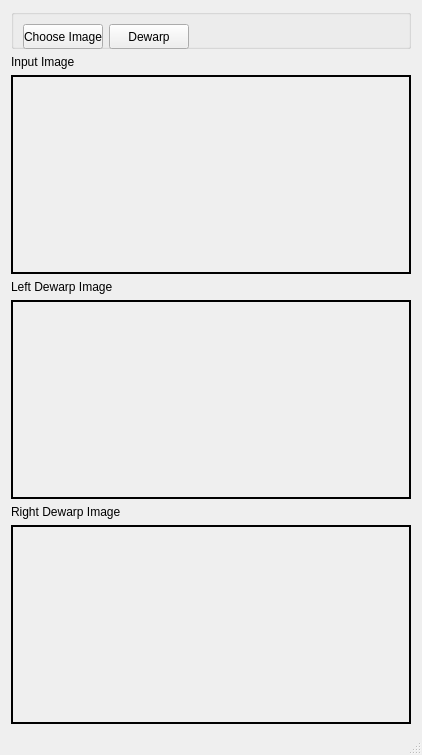
<?xml version="1.0" encoding="UTF-8"?>
<ui version="4.0">
 <class>MainWindow</class>
 <widget class="QMainWindow" name="MainWindow">
  <property name="enabled">
   <bool>true</bool>
  </property>
  <property name="geometry">
   <rect>
    <x>0</x>
    <y>0</y>
    <width>422</width>
    <height>755</height>
   </rect>
  </property>
  <property name="windowTitle">
   <string>MainWindow</string>
  </property>
  <widget class="QWidget" name="centralwidget">
   <property name="sizePolicy">
    <sizepolicy hsizetype="Expanding" vsizetype="Expanding">
     <horstretch>0</horstretch>
     <verstretch>0</verstretch>
    </sizepolicy>
   </property>
   <layout class="QGridLayout" name="gridLayout">
    <item row="2" column="0">
     <layout class="QVBoxLayout" name="verticalLayout">
      <property name="sizeConstraint">
       <enum>QLayout::SetMinimumSize</enum>
      </property>
      <item>
       <widget class="QGroupBox" name="groupBox">
        <property name="sizePolicy">
         <sizepolicy hsizetype="Preferred" vsizetype="Preferred">
          <horstretch>0</horstretch>
          <verstretch>0</verstretch>
         </sizepolicy>
        </property>
        <property name="minimumSize">
         <size>
          <width>0</width>
          <height>40</height>
         </size>
        </property>
        <property name="maximumSize">
         <size>
          <width>10000</width>
          <height>40</height>
         </size>
        </property>
        <property name="title">
         <string/>
        </property>
        <layout class="QFormLayout" name="formLayout">
         <item row="0" column="0">
          <widget class="QPushButton" name="btn_input">
           <property name="sizePolicy">
            <sizepolicy hsizetype="Fixed" vsizetype="Minimum">
             <horstretch>0</horstretch>
             <verstretch>0</verstretch>
            </sizepolicy>
           </property>
           <property name="minimumSize">
            <size>
             <width>80</width>
             <height>25</height>
            </size>
           </property>
           <property name="maximumSize">
            <size>
             <width>80</width>
             <height>25</height>
            </size>
           </property>
           <property name="text">
            <string>Choose Image</string>
           </property>
          </widget>
         </item>
         <item row="0" column="1">
          <widget class="QPushButton" name="btn_dewarp">
           <property name="sizePolicy">
            <sizepolicy hsizetype="Fixed" vsizetype="Minimum">
             <horstretch>0</horstretch>
             <verstretch>0</verstretch>
            </sizepolicy>
           </property>
           <property name="minimumSize">
            <size>
             <width>80</width>
             <height>25</height>
            </size>
           </property>
           <property name="maximumSize">
            <size>
             <width>80</width>
             <height>25</height>
            </size>
           </property>
           <property name="text">
            <string>Dewarp</string>
           </property>
          </widget>
         </item>
        </layout>
       </widget>
      </item>
      <item>
       <layout class="QVBoxLayout" name="verticalLayout_2">
        <item>
         <widget class="QLabel" name="label_original">
          <property name="sizePolicy">
           <sizepolicy hsizetype="Fixed" vsizetype="Fixed">
            <horstretch>0</horstretch>
            <verstretch>0</verstretch>
           </sizepolicy>
          </property>
          <property name="text">
           <string>Input Image</string>
          </property>
         </widget>
        </item>
        <item>
         <widget class="QLabel" name="img_input">
          <property name="sizePolicy">
           <sizepolicy hsizetype="Maximum" vsizetype="Maximum">
            <horstretch>0</horstretch>
            <verstretch>0</verstretch>
           </sizepolicy>
          </property>
          <property name="maximumSize">
           <size>
            <width>400</width>
            <height>200</height>
           </size>
          </property>
          <property name="autoFillBackground">
           <bool>false</bool>
          </property>
          <property name="frameShape">
           <enum>QFrame::WinPanel</enum>
          </property>
          <property name="text">
           <string/>
          </property>
          <property name="scaledContents">
           <bool>true</bool>
          </property>
         </widget>
        </item>
       </layout>
      </item>
      <item>
       <layout class="QVBoxLayout" name="verticalLayout_3">
        <item>
         <widget class="QLabel" name="label_left">
          <property name="sizePolicy">
           <sizepolicy hsizetype="Fixed" vsizetype="Fixed">
            <horstretch>0</horstretch>
            <verstretch>0</verstretch>
           </sizepolicy>
          </property>
          <property name="text">
           <string>Left Dewarp Image</string>
          </property>
         </widget>
        </item>
        <item>
         <widget class="QLabel" name="img_left">
          <property name="sizePolicy">
           <sizepolicy hsizetype="Maximum" vsizetype="Maximum">
            <horstretch>0</horstretch>
            <verstretch>0</verstretch>
           </sizepolicy>
          </property>
          <property name="maximumSize">
           <size>
            <width>400</width>
            <height>200</height>
           </size>
          </property>
          <property name="autoFillBackground">
           <bool>false</bool>
          </property>
          <property name="frameShape">
           <enum>QFrame::WinPanel</enum>
          </property>
          <property name="text">
           <string/>
          </property>
          <property name="scaledContents">
           <bool>true</bool>
          </property>
         </widget>
        </item>
       </layout>
      </item>
      <item>
       <layout class="QVBoxLayout" name="verticalLayout_4">
        <item>
         <widget class="QLabel" name="label_right">
          <property name="sizePolicy">
           <sizepolicy hsizetype="Fixed" vsizetype="Fixed">
            <horstretch>0</horstretch>
            <verstretch>0</verstretch>
           </sizepolicy>
          </property>
          <property name="text">
           <string>Right Dewarp Image</string>
          </property>
         </widget>
        </item>
        <item>
         <widget class="QLabel" name="img_right">
          <property name="sizePolicy">
           <sizepolicy hsizetype="Maximum" vsizetype="Maximum">
            <horstretch>0</horstretch>
            <verstretch>0</verstretch>
           </sizepolicy>
          </property>
          <property name="maximumSize">
           <size>
            <width>400</width>
            <height>200</height>
           </size>
          </property>
          <property name="autoFillBackground">
           <bool>false</bool>
          </property>
          <property name="frameShape">
           <enum>QFrame::WinPanel</enum>
          </property>
          <property name="text">
           <string/>
          </property>
          <property name="scaledContents">
           <bool>true</bool>
          </property>
         </widget>
        </item>
       </layout>
      </item>
     </layout>
    </item>
   </layout>
  </widget>
  <widget class="QStatusBar" name="statusbar"/>
 </widget>
 <resources/>
 <connections/>
</ui>
